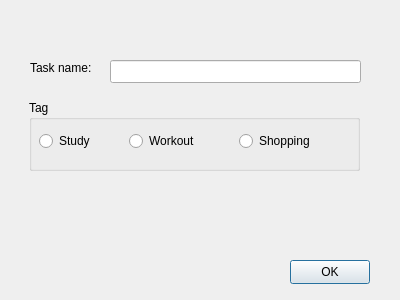
<?xml version="1.0" encoding="UTF-8"?>
<ui version="4.0">
 <class>Add_Schedule</class>
 <widget class="QDialog" name="Add_Schedule">
  <property name="geometry">
   <rect>
    <x>0</x>
    <y>0</y>
    <width>400</width>
    <height>300</height>
   </rect>
  </property>
  <property name="windowTitle">
   <string>Dialog</string>
  </property>
  <widget class="QLineEdit" name="lineEdit">
   <property name="geometry">
    <rect>
     <x>110</x>
     <y>60</y>
     <width>251</width>
     <height>23</height>
    </rect>
   </property>
  </widget>
  <widget class="QLabel" name="label">
   <property name="geometry">
    <rect>
     <x>30</x>
     <y>60</y>
     <width>71</width>
     <height>16</height>
    </rect>
   </property>
   <property name="text">
    <string>Task name:</string>
   </property>
  </widget>
  <widget class="QGroupBox" name="groupBox">
   <property name="geometry">
    <rect>
     <x>29</x>
     <y>100</y>
     <width>331</width>
     <height>71</height>
    </rect>
   </property>
   <property name="title">
    <string>Tag</string>
   </property>
   <widget class="QRadioButton" name="radioButton">
    <property name="geometry">
     <rect>
      <x>10</x>
      <y>30</y>
      <width>97</width>
      <height>22</height>
     </rect>
    </property>
    <property name="text">
     <string>Study</string>
    </property>
   </widget>
   <widget class="QRadioButton" name="radioButton_2">
    <property name="geometry">
     <rect>
      <x>100</x>
      <y>30</y>
      <width>97</width>
      <height>22</height>
     </rect>
    </property>
    <property name="text">
     <string>Workout</string>
    </property>
   </widget>
   <widget class="QRadioButton" name="radioButton_4">
    <property name="geometry">
     <rect>
      <x>210</x>
      <y>30</y>
      <width>97</width>
      <height>22</height>
     </rect>
    </property>
    <property name="text">
     <string>Shopping</string>
    </property>
   </widget>
  </widget>
  <widget class="QPushButton" name="confirmButton">
   <property name="geometry">
    <rect>
     <x>290</x>
     <y>260</y>
     <width>80</width>
     <height>24</height>
    </rect>
   </property>
   <property name="text">
    <string>OK</string>
   </property>
  </widget>
 </widget>
 <resources/>
 <connections/>
</ui>
